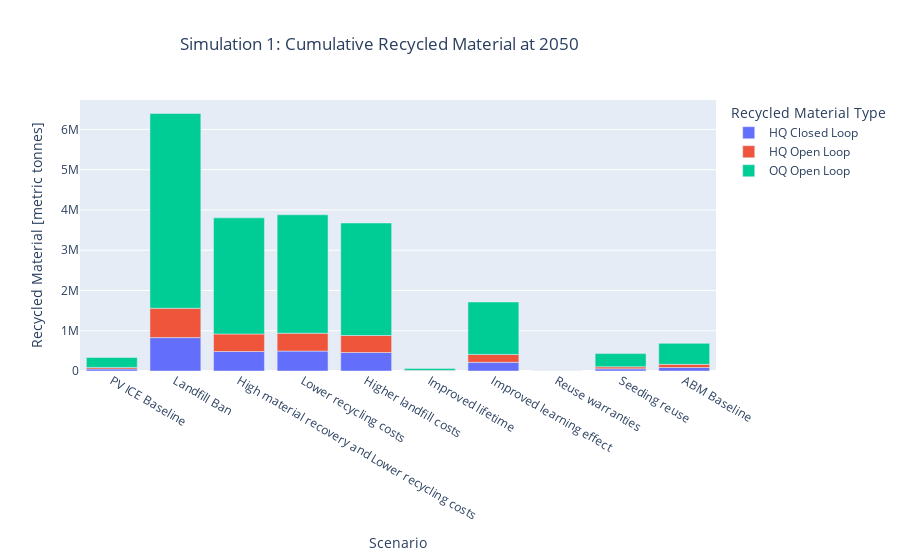

Here is the notebook cell this chart was saved with:
### Code cell
#graph recycled material stacked bar chart cumulative at 2050
filter_col = [col for col in UScum if (col.startswith(('EOL_Recycled_HQ_into_MFG_Module_ABM_Simulation1','EOL_Recycled_HQ_into_OU_Module_ABM_Simulation1','EOL_Recycled_2_OQ_Module_ABM_Simulation1')))]
df = UScum[filter_col]
df['year'] = list(range(1995,2051))
df = df[df.year.isin([2050])]
df = df.melt(id_vars = 'year')
df = df.drop(columns = ['year'])
df['Scenario'] = pretty_scenarios * 3
df['Recycled Material Type'] = ['HQ Closed Loop'] * 10 + ['HQ Open Loop'] * 10 + ['OQ Open Loop'] * 10
fig1 = px.bar(df, x="Scenario", y="value", color="Recycled Material Type", title="Simulation 1: Cumulative Recycled Material at 2050",
             labels={'value':'Recycled Material [metric tonnes]'})
fig1.update_layout(title_x=0.2)
fig1.show()

### Figure 1 — Plotly figure (JSON) as saved in the notebook; plotly's stock layout.template omitted (floating-point values rounded to 4 significant figures)
{"data": [{"alignmentgroup": "True", "hovertemplate": "Recycled Material Type=HQ Closed Loop<br>Scenario=%{x}<br>Recycled Material [metric tonnes]=%{y}<extra></extra>", "legendgroup": "HQ Closed Loop", "marker": {"color": "#636efa", "pattern": {"shape": ""}}, "name": "HQ Closed Loop", "offsetgroup": "HQ Closed Loop", "orientation": "v", "showlegend": true, "textposition": "auto", "type": "bar", "x": ["PV ICE Baseline", "Landfill Ban", "High material recovery and Lower recycling costs", "Lower recycling costs", "Higher landfill costs", "Improved lifetime", "Improved learning effect", "Reuse warranties", "Seeding reuse", "ABM Baseline"], "xaxis": "x", "y": [50050.0, 830000.0, 485000.0, 494600.0, 458900.0, 8681.0, 214900.0, 285.8, 53580.0, 86110.0], "yaxis": "y"}, {"alignmentgroup": "True", "hovertemplate": "Recycled Material Type=HQ Open Loop<br>Scenario=%{x}<br>Recycled Material [metric tonnes]=%{y}<extra></extra>", "legendgroup": "HQ Open Loop", "marker": {"color": "#EF553B", "pattern": {"shape": ""}}, "name": "HQ Open Loop", "offsetgroup": "HQ Open Loop", "orientation": "v", "showlegend": true, "textposition": "auto", "type": "bar", "x": ["PV ICE Baseline", "Landfill Ban", "High material recovery and Lower recycling costs", "Lower recycling costs", "Higher landfill costs", "Improved lifetime", "Improved learning effect", "Reuse warranties", "Seeding reuse", "ABM Baseline"], "xaxis": "x", "y": [39000.0, 728700.0, 435200.0, 443900.0, 422600.0, 7375.0, 196800.0, 203.7, 49850.0, 78830.0], "yaxis": "y"}, {"alignmentgroup": "True", "hovertemplate": "Recycled Material Type=OQ Open Loop<br>Scenario=%{x}<br>Recycled Material [metric tonnes]=%{y}<extra></extra>", "legendgroup": "OQ Open Loop", "marker": {"color": "#00cc96", "pattern": {"shape": ""}}, "name": "OQ Open Loop", "offsetgroup": "OQ Open Loop", "orientation": "v", "showlegend": true, "textposition": "auto", "type": "bar", "x": ["PV ICE Baseline", "Landfill Ban", "High material recovery and Lower recycling costs", "Lower recycling costs", "Higher landfill costs", "Improved lifetime", "Improved learning effect", "Reuse warranties", "Seeding reuse", "ABM Baseline"], "xaxis": "x", "y": [245200.0, 4836000.0, 2884000.0, 2941000.0, 2794000.0, 49070.0, 1302000.0, 1348.0, 329300.0, 521400.0], "yaxis": "y"}], "layout": {"barmode": "relative", "legend": {"title": {"text": "Recycled Material Type"}, "tracegroupgap": 0}, "title": {"text": "Simulation 1: Cumulative Recycled Material at 2050", "x": 0.2}, "xaxis": {"anchor": "y", "domain": [0, 1], "title": {"text": "Scenario"}}, "yaxis": {"anchor": "x", "domain": [0, 1], "title": {"text": "Recycled Material [metric tonnes]"}}}}
